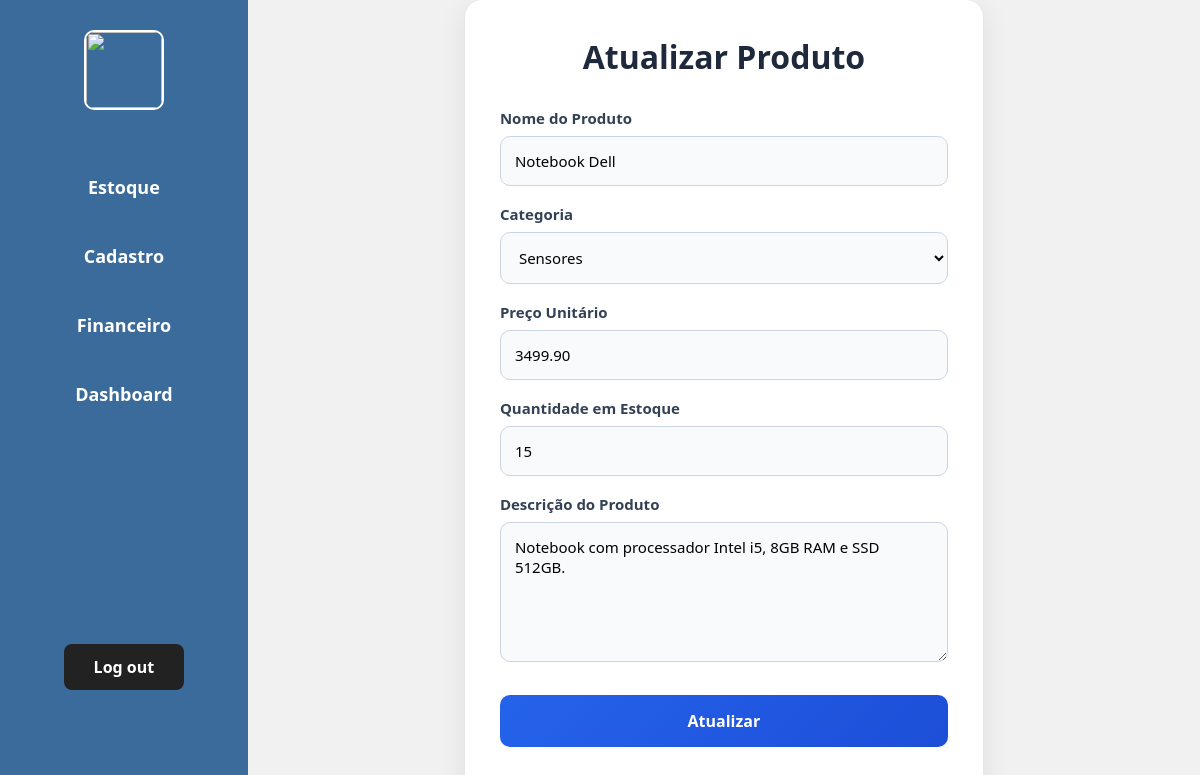
The page /admin/atualizar-produto.php?id=1 on the database as committed earlier.
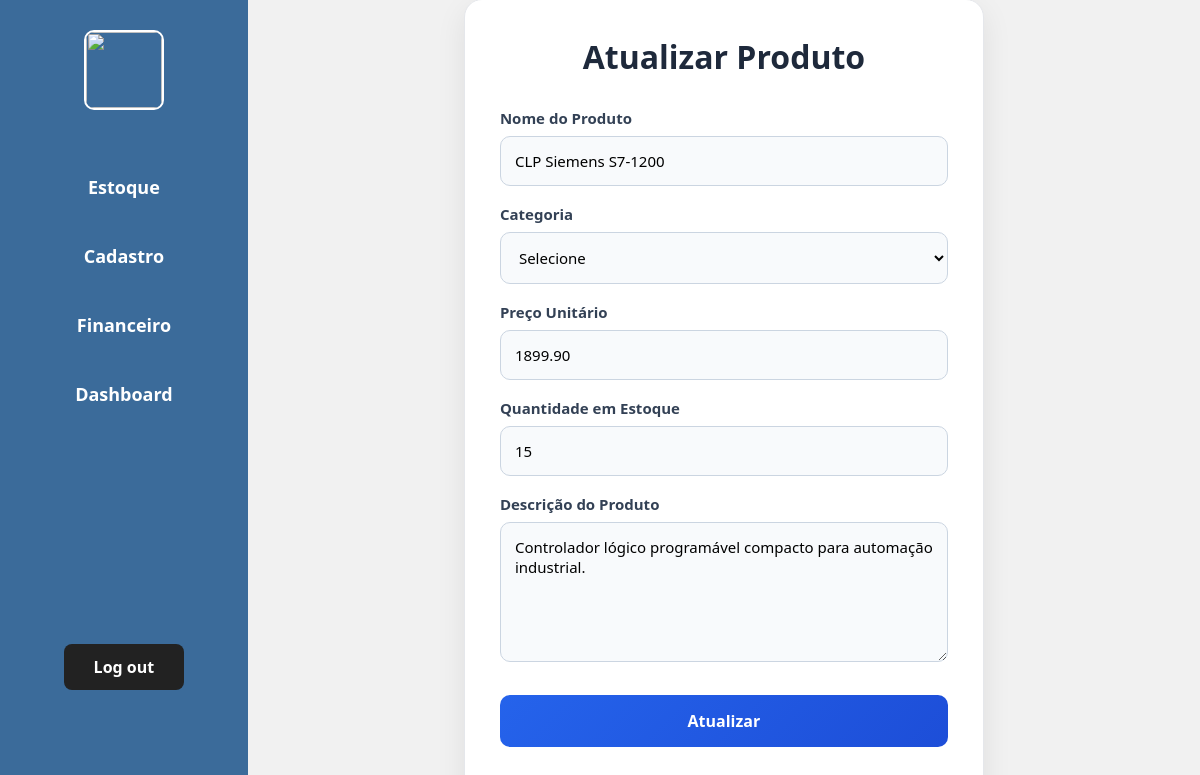
The same page on the database as committed later.
### tables this page shows
CREATE TABLE `produtos` (
  `id_produto` int(11) NOT NULL,
  `nome` varchar(60) NOT NULL,
  `data_cadastro` date NOT NULL DEFAULT curdate(),
  `quantidade_estoque` int(11) NOT NULL,
  `preco_unitario` decimal(10,2) NOT NULL,
  `descricao` varchar(1000) NOT NULL,
  `categoria` varchar(40) NOT NULL,
  `foto` varchar(255) DEFAULT NULL
);

### includes/crud.php (called while the page is built, shortened)
<?php
try {
    function read($pdo, $table, $where = null) {
        $sql = "SELECT * FROM $table";
        if ($where) {
            $sql .= " WHERE $where";
        }
        $stmt = $pdo->query($sql);
        return $stmt->fetch(PDO::FETCH_ASSOC);
    }
} catch (PDOException $e) {
    die("Erro de conexão: " . $e->getMessage());
}

### admin/atualizar-produto.php (the view, shortened to what this page needs)
<?php
require_once "../includes/crud.php";
require_once "../includes/session.php";
$idProduto = $_GET['id'] ?? null;
$produto = read($pdo, 'produtos',"id_produto = $idProduto" );
?>
<!DOCTYPE html>
<html lang="pt-BR">
<head>
    <link rel="stylesheet" href="../assets/cadastrar.css">
    <link rel="stylesheet" href="../assets/estoque.css">
</head>
<body>
<?php require_once "../includes/sidebar.php"; ?>
<div class="container">
    <form method="POST" enctype="multipart/form-data" class="form">
        <h2 class="h2">Atualizar Produto</h2>
        <label>Nome do Produto</label>
        <input
            type="text"
            name="nome"
            value="<?= $produto['nome'] ?? '' ?>"
            required
        >
        <label>Categoria</label>
        <select name="categoria" required>
    <option value="">Selecione</option>
    <option
        value="Sensores"
        <?= $produto['categoria'] == 'Sensores' ? 'selected' : '' ?>
    >
        Sensores
    </option>
</select>
        <label>Preço Unitário</label>
        <input
            type="number"
            step="0.01"
            name="preco_unitario"
            value="<?= $produto['preco_unitario'] ??''?>"
        >
        <label>Quantidade em Estoque</label>
        <input
            type="number"
            name="quantidade_estoque"
            value="<?= $produto['quantidade_estoque']??''?>"
        >
        <label>Descrição do Produto</label>
        <textarea name="descricao"><?= $produto['descricao']??''?></textarea>
        <button type="submit">Atualizar</button>
    </form>
</div>
</body>
</html>

Rows that differ between the two databases and show on the page:
changed produtos: nome "Notebook Dell" → "CLP Siemens S7-1200"; preco_unitario "3499.90" → "1899.90"; descricao "Notebook com processador Intel i5, 8GB RAM e SSD 512GB." → "Controlador lógico programável compacto para automação industrial."; categoria "Sensores" → (not shown)
Other text that changed with them:
form field categoria: (not shown) → "Selecione"
